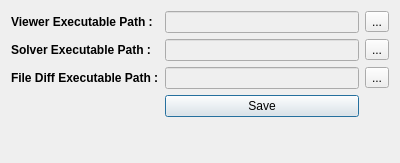
<?xml version="1.0" encoding="UTF-8"?>
<ui version="4.0">
 <class>ApplicationPropertyDialog</class>
 <widget class="QDialog" name="ApplicationPropertyDialog">
  <property name="geometry">
   <rect>
    <x>0</x>
    <y>0</y>
    <width>400</width>
    <height>163</height>
   </rect>
  </property>
  <property name="windowTitle">
   <string>Global Setting</string>
  </property>
  <layout class="QVBoxLayout" name="verticalLayout">
   <item>
    <layout class="QGridLayout" name="gridLayout">
     <item row="0" column="0">
      <widget class="QLabel" name="label">
       <property name="text">
        <string>&lt;html&gt;&lt;head/&gt;&lt;body&gt;&lt;p&gt;&lt;span style=&quot; font-weight:600;&quot;&gt;Viewer Executable Path :&lt;/span&gt;&lt;/p&gt;&lt;/body&gt;&lt;/html&gt;</string>
       </property>
      </widget>
     </item>
     <item row="0" column="1">
      <widget class="QLineEdit" name="viewerPathLineEdit">
       <property name="enabled">
        <bool>false</bool>
       </property>
      </widget>
     </item>
     <item row="0" column="2">
      <widget class="QToolButton" name="selectPathToolButton">
       <property name="text">
        <string>...</string>
       </property>
      </widget>
     </item>
     <item row="1" column="0">
      <widget class="QLabel" name="label_2">
       <property name="text">
        <string>&lt;html&gt;&lt;head/&gt;&lt;body&gt;&lt;p&gt;&lt;span style=&quot; font-weight:600;&quot;&gt;Solver Executable Path :&lt;/span&gt;&lt;/p&gt;&lt;/body&gt;&lt;/html&gt;</string>
       </property>
      </widget>
     </item>
     <item row="1" column="1">
      <widget class="QLineEdit" name="solverPathLineEdit">
       <property name="enabled">
        <bool>false</bool>
       </property>
      </widget>
     </item>
     <item row="1" column="2">
      <widget class="QToolButton" name="selectPathToolButton_2">
       <property name="text">
        <string>...</string>
       </property>
      </widget>
     </item>
     <item row="2" column="0">
      <widget class="QLabel" name="label_3">
       <property name="text">
        <string>&lt;html&gt;&lt;head/&gt;&lt;body&gt;&lt;p&gt;&lt;span style=&quot; font-weight:600;&quot;&gt;File Diff Executable Path :&lt;/span&gt;&lt;/p&gt;&lt;/body&gt;&lt;/html&gt;</string>
       </property>
      </widget>
     </item>
     <item row="2" column="1">
      <widget class="QLineEdit" name="fileDiffLineEdit">
       <property name="enabled">
        <bool>false</bool>
       </property>
      </widget>
     </item>
     <item row="2" column="2">
      <widget class="QToolButton" name="selectPathToolButton_3">
       <property name="text">
        <string>...</string>
       </property>
      </widget>
     </item>
     <item row="3" column="1">
      <widget class="QPushButton" name="savePushButton">
       <property name="text">
        <string>Save</string>
       </property>
      </widget>
     </item>
    </layout>
   </item>
   <item>
    <spacer name="verticalSpacer">
     <property name="orientation">
      <enum>Qt::Vertical</enum>
     </property>
     <property name="sizeHint" stdset="0">
      <size>
       <width>20</width>
       <height>33</height>
      </size>
     </property>
    </spacer>
   </item>
  </layout>
 </widget>
 <layoutdefault spacing="6" margin="11"/>
 <resources/>
 <connections/>
</ui>
